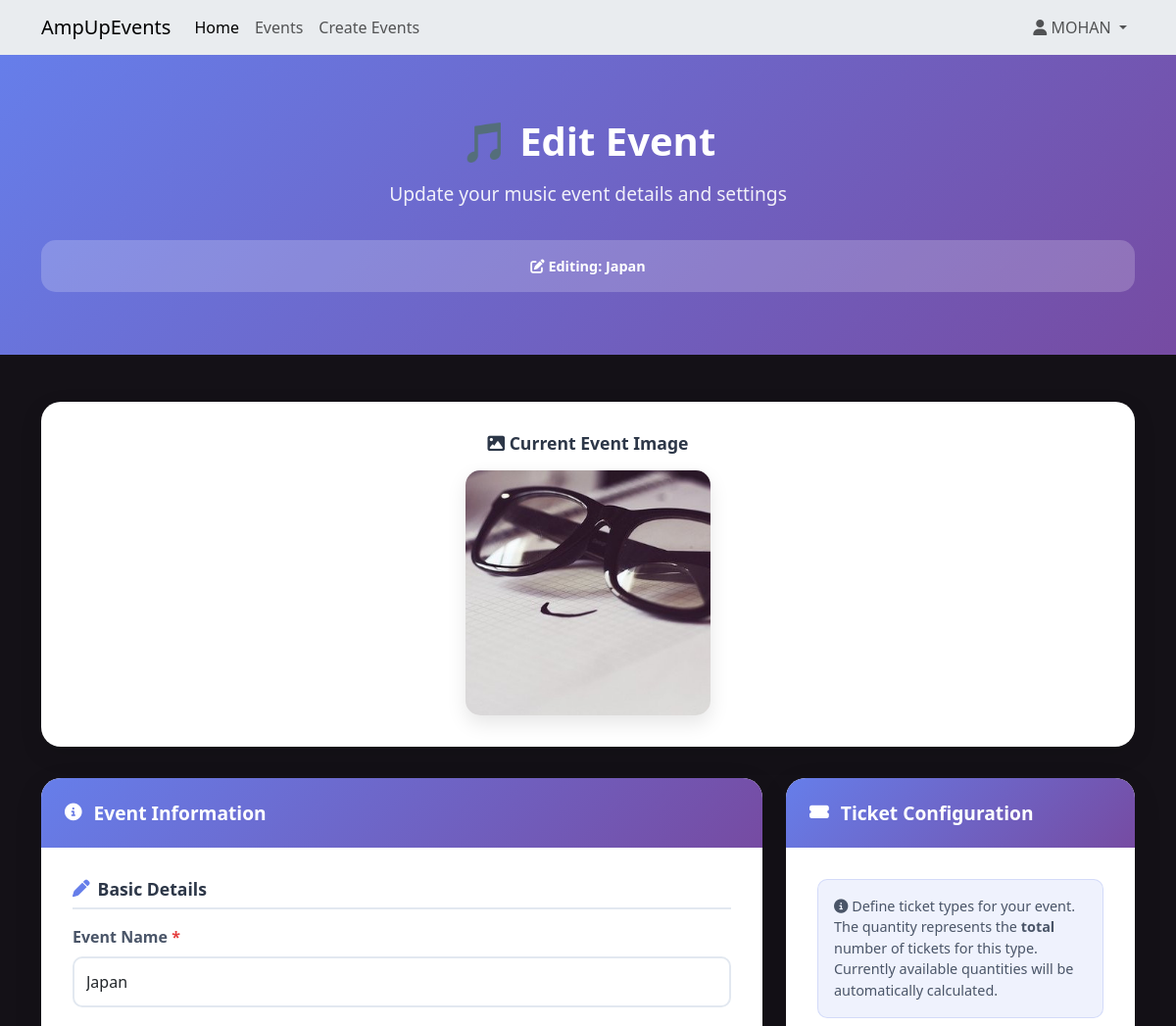
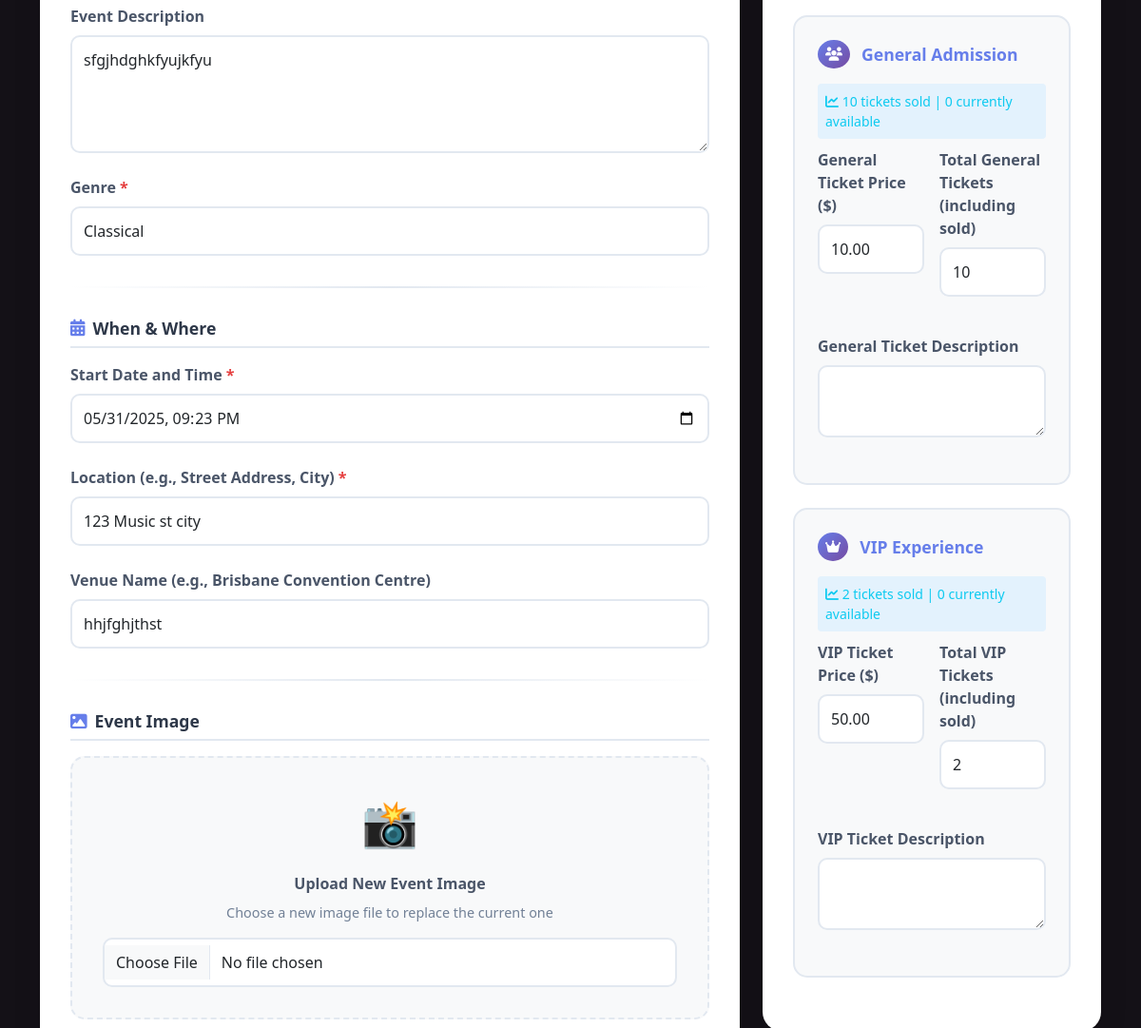
Page /events/3/edit (signed in, upper part) on the earlier database version (2 pictures, top to bottom).
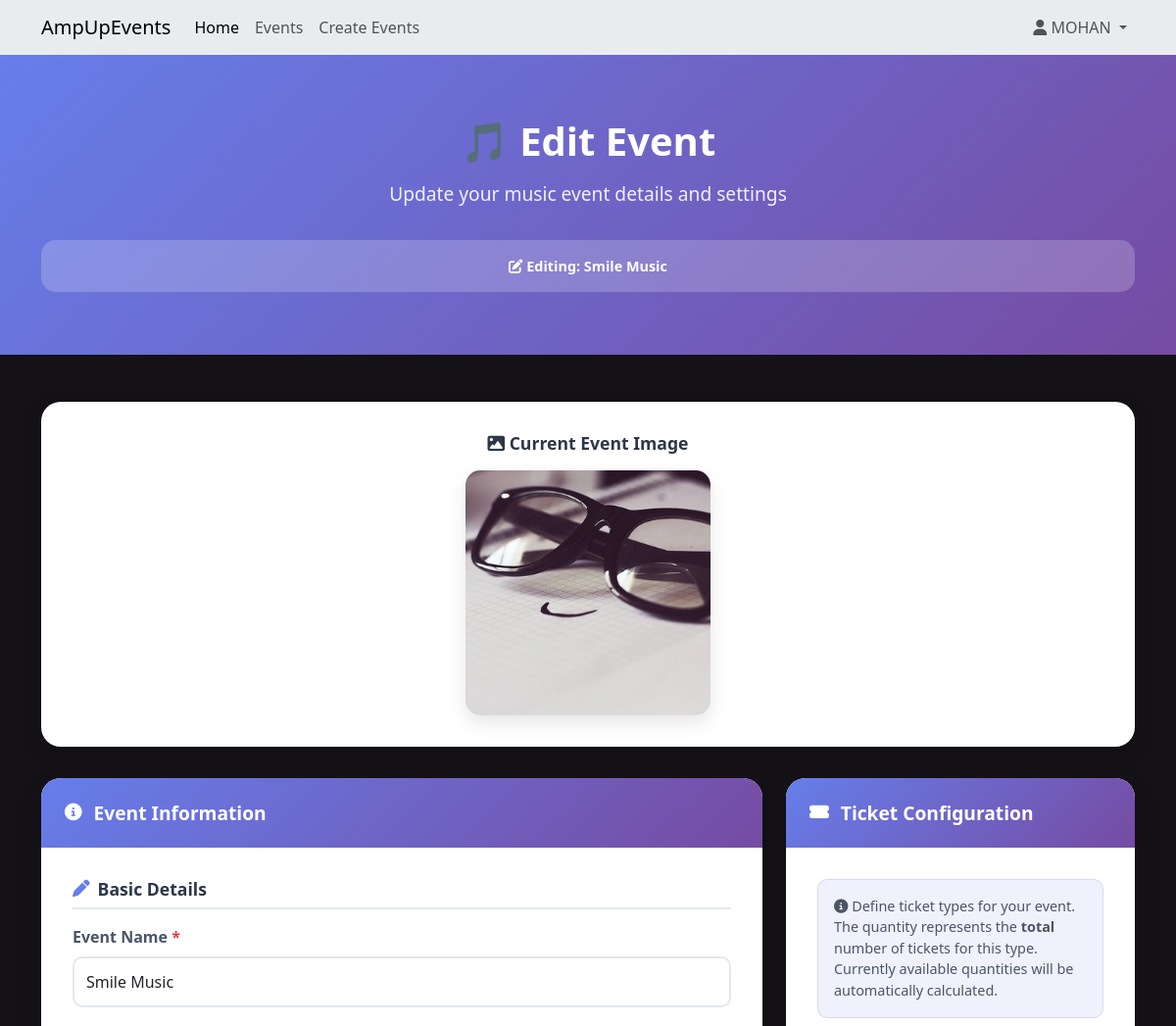
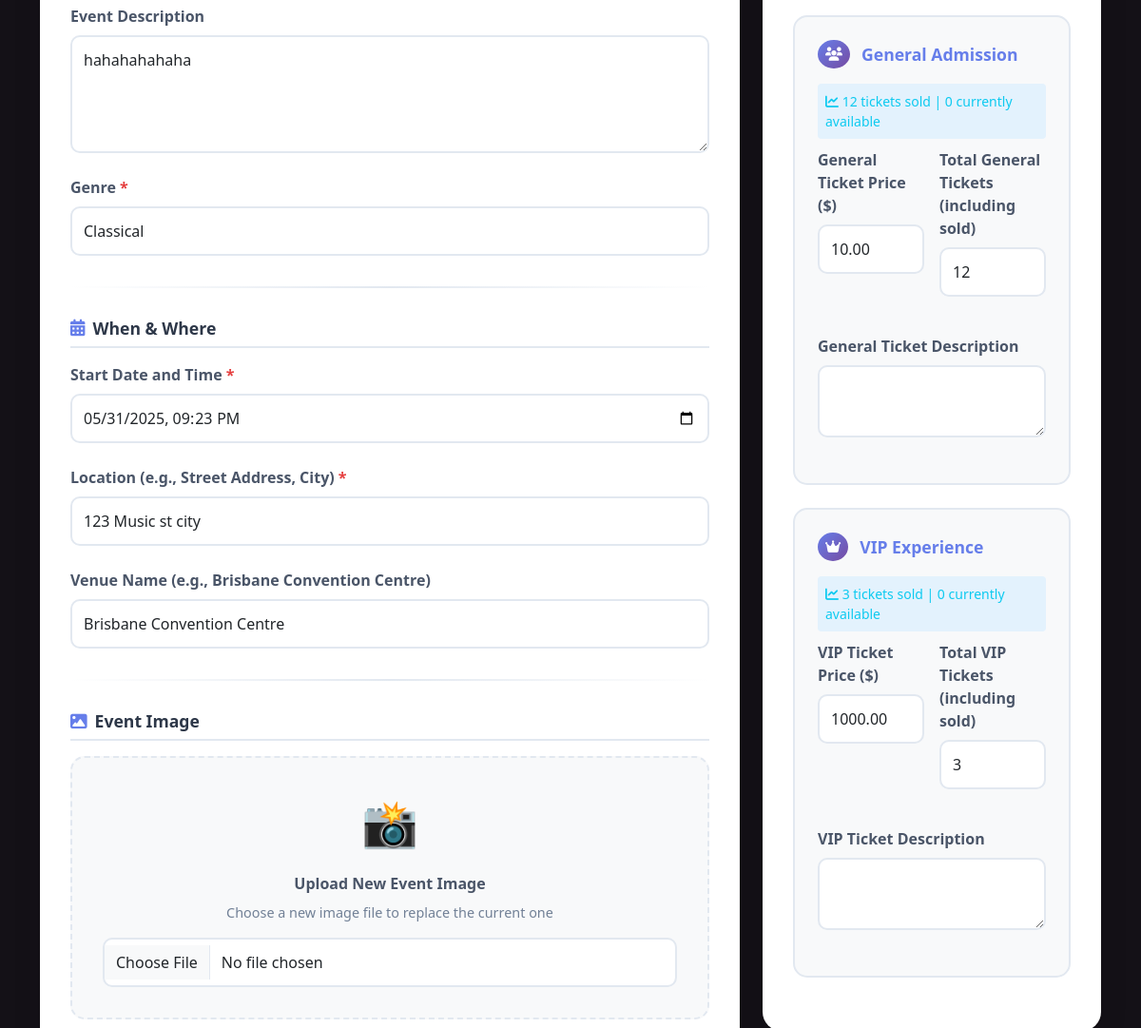
Same page on the later database version (2 pictures, top to bottom).
### website/models.py (models this page shows, shortened)
class Event(db.Model):
    __tablename__ = 'events'
    id = db.Column(db.Integer, primary_key=True)  # Unique identifier for the event
    name = db.Column(db.String(120), index=True, nullable=False)  # Event name
    description = db.Column(db.Text, nullable=True)  # Optional detailed description of the event
    image_filename = db.Column(db.String(255), nullable=True)  # Filename of the event's image
    start_datetime = db.Column(db.DateTime, nullable=False)  # Combined start date and time for the event
    location = db.Column(db.String(100), nullable=False)  # General location of the event
    venue = db.Column(db.String(100), nullable=True)  # Specific venue name, optional
    genre_id = db.Column(db.Integer, db.ForeignKey('genres.id'), nullable=False)  # Reference to Genre table
    artist_info = db.Column(db.Text, nullable=True) # Information about the artist(s)
    status = db.Column(db.String(20), default='Open', nullable=False)  # Current status of the event (e.g., Open, Cancelled)
    age_limit = db.Column(db.Integer, nullable=True)
    length = db.Column(db.String(50), nullable=True)
    policies = db.Column(db.Text, nullable=True)
    facebook = db.Column(db.String(255), nullable=True)
    instagram = db.Column(db.String(255), nullable=True)
    twitter = db.Column(db.String(255), nullable=True)
    created_at = db.Column(db.DateTime, default=datetime.now)
    updated_at = db.Column(db.DateTime, default=datetime.now, onupdate=datetime.now)
    created_by = db.Column(db.Integer, db.ForeignKey('users.id'), nullable=False)
    ticket_types = db.relationship('ticket_type', backref='event', lazy='dynamic', cascade="all, delete-orphan") # cascade="all, delete-orphan": https://docs.sqlalchemy.org/en/20/orm/cascades.html
    comments = db.relationship('Comment', backref='event', lazy='dynamic', cascade="all, delete-orphan")
    bookings = db.relationship('Booking', backref='event', lazy='dynamic', cascade="all, delete-orphan")

### website/events.py (the view, shortened to what this page needs)
@eventbp.route('/<int:id>/edit', methods=['GET', 'POST'])
@login_required
def edit_event(id):
    event_to_edit = db.session.query(Event).filter_by(id=id).first_or_404()
    if event_to_edit.created_by != current_user.id:
        flash("You are not authorized to edit this event.", "danger")
        return redirect(url_for('event.details', id=id))
    form = EventForm()
    ticketform = TicketForm()
    if request.method == 'GET':
        form.name.data = event_to_edit.name
        form.description.data = event_to_edit.description
        form.start_datetime.data = event_to_edit.start_datetime
        form.location.data = event_to_edit.location
        form.venue.data = event_to_edit.venue
        form.age_limit.data = event_to_edit.age_limit
        form.length.data = event_to_edit.length
        form.artist_info.data = event_to_edit.artist_info
        form.policies.data = event_to_edit.policies
        form.facebook.data = event_to_edit.facebook
        form.instagram.data = event_to_edit.instagram
        form.twitter.data = event_to_edit.twitter
        if event_to_edit.image_filename and event_to_edit.image_filename.startswith('http'):
            form.image_url.data = event_to_edit.image_filename
    try:
        genres = db.session.scalars(db.select(Genre)).all()
        form.genre.choices = [(genre.id, genre.name) for genre in genres]
    except Exception as e:
        current_app.logger.error(f"Error loading genres for event editing: {e}")
        flash("Error loading page data. Please check genre setup.", "danger")
        form.genre.choices = []
    if request.method == 'GET':
        form.genre.data = event_to_edit.genre_id
        general_t = event_to_edit.ticket_types.filter_by(type_name='General Admission').first()
        if general_t:
            ticketform.general_price.data = int(general_t.price) if general_t.price is not None else None
            general_sold = sum(booking.quantity for booking in general_t.bookings if booking.booking_status == 'confirmed')
            ticketform.general_quantity.data = general_t.quantity_available + general_sold
        vip_t = event_to_edit.ticket_types.filter_by(type_name='VIP').first()
        if vip_t:
            ticketform.vip_price.data = int(vip_t.price) if vip_t.price is not None else None
            vip_sold = sum(booking.quantity for booking in vip_t.bookings if booking.booking_status == 'confirmed')
            ticketform.vip_quantity.data = vip_t.quantity_available + vip_sold
    ticket_sales_info = {}
    general_t = event_to_edit.ticket_types.filter_by(type_name='General Admission').first()
    if general_t:
        general_sold = sum(booking.quantity for booking in general_t.bookings if booking.booking_status == 'confirmed')
        ticket_sales_info['general_sold'] = general_sold
        ticket_sales_info['general_available'] = general_t.quantity_available
    else:
        ticket_sales_info['general_sold'] = 0
        ticket_sales_info['general_available'] = 0
    vip_t = event_to_edit.ticket_types.filter_by(type_name='VIP').first()
    if vip_t:
        vip_sold = sum(booking.quantity for booking in vip_t.bookings if booking.booking_status == 'confirmed')
        ticket_sales_info['vip_sold'] = vip_sold
        ticket_sales_info['vip_available'] = vip_t.quantity_available
    else:
        ticket_sales_info['vip_sold'] = 0
        ticket_sales_info['vip_available'] = 0
    return render_template('events/editEvent.html', form=form, ticketform=ticketform, event_id=event_to_edit.id, event=event_to_edit, title=f"Edit Event: {event_to_edit.name}", ticket_sales_info=ticket_sales_info)

### website/forms.py (shortened to what this page needs)
class TicketForm(FlaskForm):
    general_price = DecimalField('General Ticket Price ($)', validators=[Optional(), NumberRange(min=0, message="Price cannot be negative.")], places=2)
    general_quantity = IntegerField('Total General Tickets (including sold)', validators=[Optional(), NumberRange(min=1, message="Must be a positive number.")])
    general_description = TextAreaField('General Ticket Description', validators=[Optional(), Length(max=500)])
    vip_price = DecimalField('VIP Ticket Price ($)', validators=[Optional(), NumberRange(min=0, message="Price cannot be negative.")], places=2)
    vip_quantity = IntegerField('Total VIP Tickets (including sold)', validators=[Optional(), NumberRange(min=1, message="Must be a positive number.")])
    vip_description = TextAreaField('VIP Ticket Description', validators=[Optional(), Length(max=500)])

### website/templates/events/editEvent.html (shortened to what the changed rows need)
{% extends 'base.html' %}
{% from "bootstrap5/form.html" import render_form %}
{% block head %}
    <link rel="stylesheet" href="{{ url_for('static', filename='style/editEvent.css') }}">
{% endblock %}
{% block content %}
<div class="edit-hero">
    <div class="container">
        <div class="text-center">
            <h1 class="hero-title">🎵 Edit Event</h1>
            <div class="progress-indicator">
                <div class="progress-step">
                    <i class="fas fa-edit"></i> Editing: {{ form.name.data or 'Untitled Event' }}
                </div>
            </div>
        </div>
    </div>
</div>
<div class="container">
    {% set current_event = event %}
    {% if current_event and current_event.image_filename %}
        <div class="current-image-section">
            <h6 class="current-image-title">
                <i class="fas fa-image"></i> Current Event Image
            </h6>
            {% if current_event.image_filename.startswith('http') %}
                <img src="{{ current_event.image_filename }}"
                     alt="Current Event Image from URL"
                     class="current-image">
            {% else %}
                <img src="{{ url_for('static', filename=current_event.image_filename) }}"
                     alt="Current Event Image"
                     class="current-image">
            {% endif %}
        </div>
    {% endif %}
    <form method="POST" action="{{ url_for('event.edit_event', id=event_id) }}" enctype="multipart/form-data" novalidate>
        <div class="row">
            <div class="col-lg-8 mb-4">
                <div class="form-card">
                    <div class="form-card-body">
                        <div class="form-section">
                            <div class="form-group">
                                {{ form.name.label(class="form-label required-field") }}
                                {{ form.name(class="form-control" + (" is-invalid" if form.name.errors else "")) }}
                            </div>
                            <div class="form-group">
                                {{ form.description.label(class="form-label") }}
                                {{ form.description(class="form-control", rows="4") }}
                            </div>
                            <div class="form-group">
                                {{ form.genre.label(class="form-label required-field") }}
                                {{ form.genre(class="form-control" + (" is-invalid" if form.genre.errors else "")) }}
                            </div>
                        </div>
                        <div class="form-section">
                            <div class="form-group">
                                {{ form.start_datetime.label(class="form-label required-field") }}
                                {{ form.start_datetime(class="form-control" + (" is-invalid" if form.start_datetime.errors else "")) }}
                            </div>
                            <div class="form-group">
                                {{ form.location.label(class="form-label required-field") }}
                                {{ form.location(class="form-control" + (" is-invalid" if form.location.errors else "")) }}
                            </div>
                            {% if form.venue %}
                                <div class="form-group">
                                    {{ form.venue.label(class="form-label") }}
                                    {{ form.venue(class="form-control") }}
                                </div>
                            {% endif %}
                        </div>
                    </div>
                </div>
            </div>
            <div class="col-lg-4 mb-4">
                <div class="form-card">
                    <div class="form-card-body">
                        <div class="ticket-section">
                            {% if ticket_sales_info.general_sold > 0 %}
                            <div class="ticket-sales-info" style="background-color: #e3f2fd; padding: 8px; border-radius: 4px; margin-bottom: 10px;">
                                <small class="text-info">
                                    <i class="fas fa-chart-line"></i>
                                    {{ ticket_sales_info.general_sold }} tickets sold | {{ ticket_sales_info.general_available }} currently available
                                </small>
                            </div>
                            {% endif %}
                            <div class="price-quantity-row">
                                <div class="form-group">
                                    {{ ticketform.general_quantity.label(class="form-label") }}
                                    {{ ticketform.general_quantity(class="form-control") }}
                                </div>
                            </div>
                        </div>
                        <div class="ticket-section">
                            {% if ticket_sales_info.vip_sold > 0 %}
                            <div class="ticket-sales-info" style="background-color: #e3f2fd; padding: 8px; border-radius: 4px; margin-bottom: 10px;">
                                <small class="text-info">
                                    <i class="fas fa-chart-line"></i>
                                    {{ ticket_sales_info.vip_sold }} tickets sold | {{ ticket_sales_info.vip_available }} currently available
                                </small>
                            </div>
                            {% endif %}
                            <div class="price-quantity-row">
                                <div class="form-group">
                                    {{ ticketform.vip_price.label(class="form-label") }}
                                    {{ ticketform.vip_price(class="form-control") }}
                                </div>
                                <div class="form-group">
                                    {{ ticketform.vip_quantity.label(class="form-label") }}
                                    {{ ticketform.vip_quantity(class="form-control") }}
                                </div>
                            </div>
                        </div>
                    </div>
                </div>
            </div>
        </div>
    </form>
</div>
{% endblock %}

Differences in the rows shown:
changed Event "Classical": name "Japan" → "Smile Music"; description "sfgjhdghkfyujkfyu" → "hahahahahaha"; venue "hhjfghjthst" → "Brisbane Convention Centre"
Other differences:
{{ ticket_sales_info.general_sold }}: "10" → "12"
form field general_quantity: "10" → "12"
{{ ticket_sales_info.vip_sold }}: "2" → "3"
form field vip_price: "50.00" → "1000.00"
form field vip_quantity: "2" → "3"
